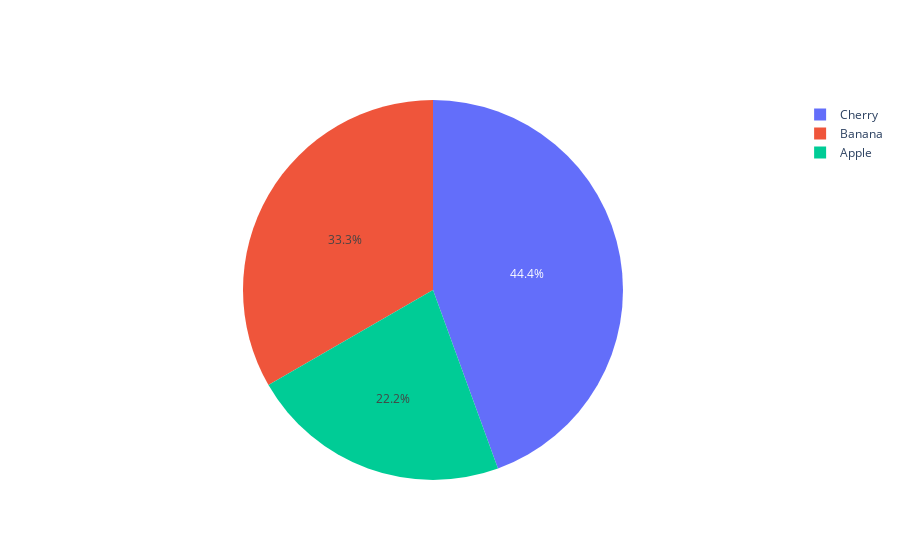

Notebook code cell kept with this figure:
### Code cell
f=['Apple','Banana','Cherry']
c=[10,15,20]
fig=go.Figure(go.Pie(labels=f,values=c, name='Plot one'))
fig.show()
#output_notebook()

### Figure 1 — Plotly figure (JSON) as saved in the notebook; plotly's stock layout.template omitted (floating-point values rounded to 4 significant figures)
{"data": [{"labels": ["Apple", "Banana", "Cherry"], "name": "Plot one", "type": "pie", "values": [10, 15, 20]}], "layout": {}}
